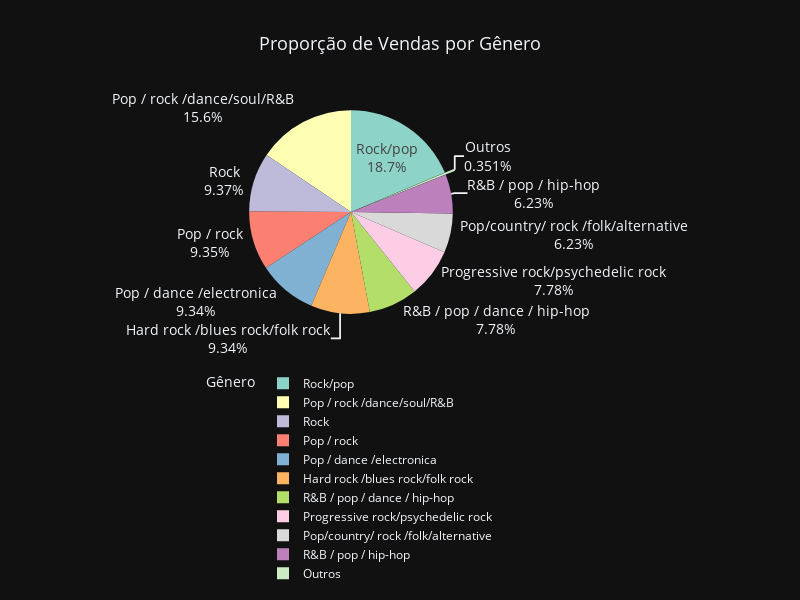

Notebook source saved alongside this figure:
### Markdown cell above
### Gráfico de Proporção de Vendas por Gênero:

### Code cell
import plotly.express as px
import pandas as pd

# Agrupando as vendas por gênero
sales_by_genre = df.groupby('Genre')['Claimed sales'].sum().reset_index()

# Ordenar os gêneros por valor (vendas)
sales_by_genre = sales_by_genre.sort_values(by='Claimed sales', ascending=False)

# Agrupar gêneros com baixa proporção em "Outros" (ajuste o limiar conforme necessário)
threshold = 0.02 * sales_by_genre['Claimed sales'].sum()  # 2% do total
sales_by_genre['Genre'] = sales_by_genre['Genre'].where(
    sales_by_genre['Claimed sales'] >= threshold, 'Outros'
)

# Reagrupar após a fusão dos gêneros menores
sales_by_genre = sales_by_genre.groupby('Genre')['Claimed sales'].sum().reset_index()

# Criar o gráfico de pizza com melhorias
fig = px.pie(
    sales_by_genre,
    names='Genre',
    values='Claimed sales',
    title='Proporção de Vendas por Gênero',
    color_discrete_sequence=px.colors.qualitative.Set3  # Paleta de cores mais harmoniosa
)

# Ajustar rótulos, ordem e exibição do gráfico
fig.update_traces(
    textinfo='percent+label',  # Mostra rótulos com porcentagem
    textfont_size=14,
    pull=[0.1 if genre == 'Outros' else 0 for genre in sales_by_genre['Genre']]  # Destacar "Outros"
)

# Ajustar o layout para redimensionar o gráfico e mover a legenda para baixo
fig.update_layout(
    title_font_size=18,
    title_x=0.5,  # Centraliza o título
    legend_title='Gênero',
    legend=dict(
        orientation="h",  # Legenda horizontal
        yanchor="top",
        y=-0.2,  # Move a legenda para baixo
        xanchor="center",
        x=0.5  # Centraliza a legenda
    ),
    height=600,  # Ajusta a altura do gráfico
    width=800,   # Ajusta a largura do gráfico
)

fig.show()

### Figure 1 — Plotly figure (JSON) as saved in the notebook; plotly's stock layout.template omitted (floating-point values rounded to 4 significant figures)
{"data": [{"domain": {"x": [0.0, 1.0], "y": [0.0, 1.0]}, "hovertemplate": "Genre=%{label}<br>Claimed sales=%{value}<extra></extra>", "labels": ["Hard rock /blues rock/folk rock", "Outros", "Pop / dance /electronica", "Pop / rock", "Pop / rock /dance/soul/R&B", "Pop/country/ rock /folk/alternative", "Progressive rock/psychedelic rock", "R&B / pop / dance / hip-hop", "R&B / pop / hip-hop", "Rock", "Rock/pop"], "legendgroup": "", "name": "", "showlegend": true, "values": [300200.0, 11290.0, 300200.0, 300800.0, 500400.0, 200200.0, 250200.0, 250200.0, 200200.0, 301200.0, 600500.0], "type": "pie", "textfont": {"size": 14}, "pull": [0, 0.1, 0, 0, 0, 0, 0, 0, 0, 0, 0], "textinfo": "percent+label"}], "layout": {"legend": {"tracegroupgap": 0, "title": {"text": "Gênero"}, "orientation": "h", "yanchor": "top", "y": -0.2, "xanchor": "center", "x": 0.5}, "title": {"text": "Proporção de Vendas por Gênero", "font": {"size": 18}, "x": 0.5}, "piecolorway": ["rgb(141,211,199)", "rgb(255,255,179)", "rgb(190,186,218)", "rgb(251,128,114)", "rgb(128,177,211)", "rgb(253,180,98)", "rgb(179,222,105)", "rgb(252,205,229)", "rgb(217,217,217)", "rgb(188,128,189)", "rgb(204,235,197)", "rgb(255,237,111)"], "height": 600, "width": 800}}
